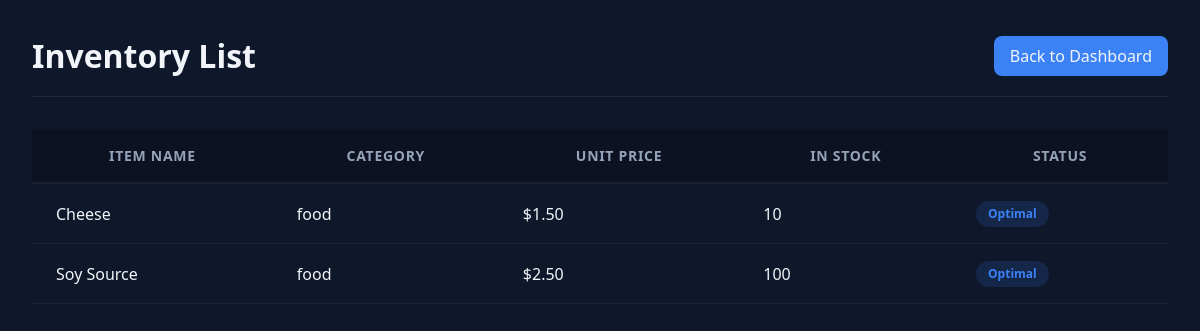
Page /products/ (signed in) on the earlier database version.
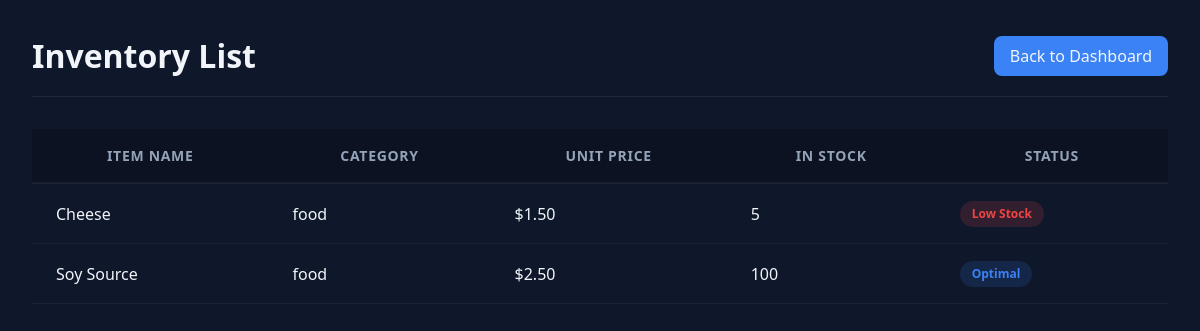
Same page on the later database version.
### inventory/models.py (models this page shows, shortened)
class Product(models.Model):
    name               = models.CharField(max_length=200)
    category           = models.CharField(max_length=200)
    price              = models.DecimalField(max_digits=10, decimal_places=2)  # FIX B3
    quantity           = models.IntegerField(default=0)
    low_stock_threshold = models.IntegerField(default=5)
    class Meta:
        ordering = ['name']

### inventory/views.py (the view)
# urls.py: path('products/', views.product_list, name='product_list'),
@login_required                                    # FIX B5
def product_list(request):
    products = Product.objects.all()
    return render(request, 'inventory/product_list.html', {'products': products})

### inventory/templates/inventory/product_list.html (shortened to what this page needs)
{% load static %}
<!DOCTYPE html>
<html lang="en">
<head>
    <link rel="stylesheet" href="{% static 'css/product_list.css' %}">
</head>
<body>
    <div class="container">
        <header class="page-header">
            <h1 class="page-title">Inventory List</h1>
            <a href="/" class="action-button">Back to Dashboard</a>
        </header>
        <main class="data-table-container">
            <table class="data-table">
                <thead>
                    <tr>
                        <th>Item Name</th>
                        <th>Category</th>
                        <th>Unit Price</th>
                        <th>In Stock</th>
                        <th>Status</th>
                    </tr>
                </thead>
                <tbody>
                    {% for product in products %}
                    <tr>
                        <td>{{ product.name }}</td>
                        <td>{{ product.category }}</td>
                        <td>${{ product.price }}</td>
                        <td>{{ product.quantity }}</td>
                        <td>
                            {% if product.quantity <= product.low_stock_threshold %}
                                <span class="status-badge status-danger">Low Stock</span>
                            {% else %}
                                <span class="status-badge status-safe">Optimal</span>
                            {% endif %}
                        </td>
                    </tr>
                    {% empty %}
                    <tr>
                        <td colspan="5" class="empty-state">No products have been added to the inventory yet.</td>
                    </tr>
                    {% endfor %}
                </tbody>
            </table>
        </main>
    </div>
</body>
</html>

Differences in the rows shown:
changed Product "Cheese": quantity "10" → "5"; quantity "Optimal" → "Low Stock"
